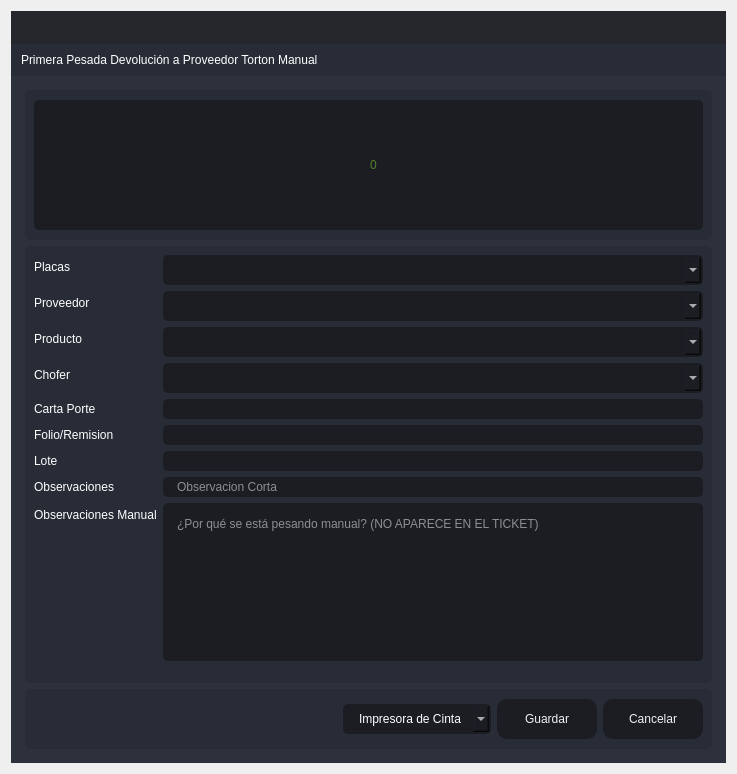
<?xml version="1.0" encoding="UTF-8"?>
<ui version="4.0">
 <class>PrimeraPDC</class>
 <widget class="QDialog" name="PrimeraPDC">
  <property name="windowModality">
   <enum>Qt::ApplicationModal</enum>
  </property>
  <property name="geometry">
   <rect>
    <x>0</x>
    <y>0</y>
    <width>737</width>
    <height>774</height>
   </rect>
  </property>
  <property name="minimumSize">
   <size>
    <width>737</width>
    <height>774</height>
   </size>
  </property>
  <property name="maximumSize">
   <size>
    <width>737</width>
    <height>774</height>
   </size>
  </property>
  <property name="windowTitle">
   <string>Primera Pesada Devolución a Proveedor Torton Manual</string>
  </property>
  <layout class="QVBoxLayout" name="verticalLayout_6">
   <item>
    <widget class="QFrame" name="frame_main">
     <property name="styleSheet">
      <string notr="true">/* LINE EDIT */
QLineEdit {
	background-color: rgb(27, 29, 35);
	border-radius: 5px;
	border: 2px solid rgb(27, 29, 35);
	padding-left: 10px;
}
QLineEdit:hover {
	border: 2px solid rgb(64, 71, 88);
}
QLineEdit:focus {
	border: 2px solid rgb(91, 101, 124);
}

/* SCROLL BARS */
QScrollBar:horizontal {
    border: none;
    background: rgb(52, 59, 72);
    height: 14px;
    margin: 0px 21px 0 21px;
	border-radius: 0px;
}
QScrollBar::handle:horizontal {
    background: rgb(85, 170, 255);
    min-width: 25px;
	border-radius: 7px
}
QScrollBar::add-line:horizontal {
    border: none;
    background: rgb(55, 63, 77);
    width: 20px;
	border-top-right-radius: 7px;
    border-bottom-right-radius: 7px;
    subcontrol-position: right;
    subcontrol-origin: margin;
}
QScrollBar::sub-line:horizontal {
    border: none;
    background: rgb(55, 63, 77);
    width: 20px;
	border-top-left-radius: 7px;
    border-bottom-left-radius: 7px;
    subcontrol-position: left;
    subcontrol-origin: margin;
}
QScrollBar::up-arrow:horizontal, QScrollBar::down-arrow:horizontal
{
     background: none;
}
QScrollBar::add-page:horizontal, QScrollBar::sub-page:horizontal
{
     background: none;
}
 QScrollBar:vertical {
	border: none;
    background: rgb(52, 59, 72);
    width: 14px;
    margin: 21px 0 21px 0;
	border-radius: 0px;
 }
 QScrollBar::handle:vertical {	
	background: rgb(85, 170, 255);
    min-height: 25px;
	border-radius: 7px
 }
 QScrollBar::add-line:vertical {
     border: none;
    background: rgb(55, 63, 77);
     height: 20px;
	border-bottom-left-radius: 7px;
    border-bottom-right-radius: 7px;
     subcontrol-position: bottom;
     subcontrol-origin: margin;
 }
 QScrollBar::sub-line:vertical {
	border: none;
    background: rgb(55, 63, 77);
     height: 20px;
	border-top-left-radius: 7px;
    border-top-right-radius: 7px;
     subcontrol-position: top;
     subcontrol-origin: margin;
 }
 QScrollBar::up-arrow:vertical, QScrollBar::down-arrow:vertical {
     background: none;
 }

 QScrollBar::add-page:vertical, QScrollBar::sub-page:vertical {
     background: none;
 }

/* CHECKBOX */
QCheckBox::indicator {
    border: 3px solid rgb(52, 59, 72);
	width: 15px;
	height: 15px;
	border-radius: 10px;
    background: rgb(44, 49, 60);
}
QCheckBox::indicator:hover {
    border: 3px solid rgb(58, 66, 81);
}
QCheckBox::indicator:checked {
    background: 3px solid rgb(52, 59, 72);
	border: 3px solid rgb(52, 59, 72);	
	background-image: url(:/16x16/icons/16x16/cil-check-alt.png);
}

/* RADIO BUTTON */
QRadioButton::indicator {
    border: 3px solid rgb(52, 59, 72);
	width: 15px;
	height: 15px;
	border-radius: 10px;
    background: rgb(44, 49, 60);
}
QRadioButton::indicator:hover {
    border: 3px solid rgb(58, 66, 81);
}
QRadioButton::indicator:checked {
    background: 3px solid rgb(94, 106, 130);
	border: 3px solid rgb(52, 59, 72);	
}

/* COMBOBOX */
QComboBox{
	background-color: rgb(27, 29, 35);
	border-radius: 5px;
	border: 2px solid rgb(27, 29, 35);
	padding: 5px;
	padding-left: 10px;
}
QComboBox:hover{
	border: 2px solid rgb(64, 71, 88);
}
QComboBox::drop-down {
	subcontrol-origin: padding;
	subcontrol-position: top right;
	width: 25px; 
	border-left-width: 3px;
	border-left-color: rgba(39, 44, 54, 150);
	border-left-style: solid;
	border-top-right-radius: 3px;
	border-bottom-right-radius: 3px;	
	background-image: url(:/16x16/icons/16x16/cil-arrow-bottom.png);
	background-position: center;
	background-repeat: no-reperat;
 }
QComboBox QAbstractItemView {
	color: rgb(85, 170, 255);	
	background-color: rgb(27, 29, 35);
	padding: 10px;
	selection-background-color: rgb(39, 44, 54);
}

/* SLIDERS */
QSlider::groove:horizontal {
    border-radius: 9px;
    height: 18px;
	margin: 0px;
	background-color: rgb(52, 59, 72);
}
QSlider::groove:horizontal:hover {
	background-color: rgb(55, 62, 76);
}
QSlider::handle:horizontal {
    background-color: rgb(85, 170, 255);
    border: none;
    height: 18px;
    width: 18px;
    margin: 0px;
	border-radius: 9px;
}
QSlider::handle:horizontal:hover {
    background-color: rgb(105, 180, 255);
}
QSlider::handle:horizontal:pressed {
    background-color: rgb(65, 130, 195);
}

QSlider::groove:vertical {
    border-radius: 9px;
    width: 18px;
    margin: 0px;
	background-color: rgb(52, 59, 72);
}
QSlider::groove:vertical:hover {
	background-color: rgb(55, 62, 76);
}
QSlider::handle:vertical {
    background-color: rgb(85, 170, 255);
	border: none;
    height: 18px;
    width: 18px;
    margin: 0px;
	border-radius: 9px;
}
QSlider::handle:vertical:hover {
    background-color: rgb(105, 180, 255);
}
QSlider::handle:vertical:pressed {
    background-color: rgb(65, 130, 195);
}

</string>
     </property>
     <property name="frameShape">
      <enum>QFrame::NoFrame</enum>
     </property>
     <property name="frameShadow">
      <enum>QFrame::Raised</enum>
     </property>
     <layout class="QVBoxLayout" name="verticalLayout">
      <property name="spacing">
       <number>0</number>
      </property>
      <property name="leftMargin">
       <number>0</number>
      </property>
      <property name="topMargin">
       <number>0</number>
      </property>
      <property name="rightMargin">
       <number>0</number>
      </property>
      <property name="bottomMargin">
       <number>0</number>
      </property>
      <item>
       <widget class="QFrame" name="frame_top">
        <property name="minimumSize">
         <size>
          <width>0</width>
          <height>65</height>
         </size>
        </property>
        <property name="maximumSize">
         <size>
          <width>16777215</width>
          <height>65</height>
         </size>
        </property>
        <property name="styleSheet">
         <string notr="true">background-color: transparent;</string>
        </property>
        <property name="frameShape">
         <enum>QFrame::NoFrame</enum>
        </property>
        <property name="frameShadow">
         <enum>QFrame::Raised</enum>
        </property>
        <layout class="QHBoxLayout" name="horizontalLayout_3">
         <property name="spacing">
          <number>0</number>
         </property>
         <property name="leftMargin">
          <number>0</number>
         </property>
         <property name="topMargin">
          <number>0</number>
         </property>
         <property name="rightMargin">
          <number>0</number>
         </property>
         <property name="bottomMargin">
          <number>0</number>
         </property>
         <item>
          <widget class="QFrame" name="frame_toggle">
           <property name="maximumSize">
            <size>
             <width>70</width>
             <height>16777215</height>
            </size>
           </property>
           <property name="styleSheet">
            <string notr="true">background-color: rgb(27, 29, 35);</string>
           </property>
           <property name="frameShape">
            <enum>QFrame::NoFrame</enum>
           </property>
           <property name="frameShadow">
            <enum>QFrame::Raised</enum>
           </property>
           <layout class="QVBoxLayout" name="verticalLayout_3">
            <property name="spacing">
             <number>0</number>
            </property>
            <property name="leftMargin">
             <number>0</number>
            </property>
            <property name="topMargin">
             <number>0</number>
            </property>
            <property name="rightMargin">
             <number>0</number>
            </property>
            <property name="bottomMargin">
             <number>0</number>
            </property>
           </layout>
          </widget>
         </item>
         <item>
          <widget class="QFrame" name="frame_top_right">
           <property name="styleSheet">
            <string notr="true">background: transparent;</string>
           </property>
           <property name="frameShape">
            <enum>QFrame::NoFrame</enum>
           </property>
           <property name="frameShadow">
            <enum>QFrame::Raised</enum>
           </property>
           <layout class="QVBoxLayout" name="verticalLayout_2">
            <property name="spacing">
             <number>0</number>
            </property>
            <property name="leftMargin">
             <number>0</number>
            </property>
            <property name="topMargin">
             <number>0</number>
            </property>
            <property name="rightMargin">
             <number>0</number>
            </property>
            <property name="bottomMargin">
             <number>0</number>
            </property>
            <item>
             <widget class="QFrame" name="frame_top_btns">
              <property name="maximumSize">
               <size>
                <width>16777215</width>
                <height>42</height>
               </size>
              </property>
              <property name="styleSheet">
               <string notr="true">background-color: rgba(27, 29, 35, 200)</string>
              </property>
              <property name="frameShape">
               <enum>QFrame::NoFrame</enum>
              </property>
              <property name="frameShadow">
               <enum>QFrame::Raised</enum>
              </property>
              <layout class="QHBoxLayout" name="horizontalLayout_4">
               <property name="spacing">
                <number>0</number>
               </property>
               <property name="leftMargin">
                <number>0</number>
               </property>
               <property name="topMargin">
                <number>0</number>
               </property>
               <property name="rightMargin">
                <number>0</number>
               </property>
               <property name="bottomMargin">
                <number>0</number>
               </property>
               <item>
                <widget class="QFrame" name="frame_label_top_btns">
                 <property name="sizePolicy">
                  <sizepolicy hsizetype="Expanding" vsizetype="Preferred">
                   <horstretch>0</horstretch>
                   <verstretch>0</verstretch>
                  </sizepolicy>
                 </property>
                 <property name="frameShape">
                  <enum>QFrame::NoFrame</enum>
                 </property>
                 <property name="frameShadow">
                  <enum>QFrame::Raised</enum>
                 </property>
                 <layout class="QHBoxLayout" name="horizontalLayout_10">
                  <property name="spacing">
                   <number>0</number>
                  </property>
                  <property name="leftMargin">
                   <number>5</number>
                  </property>
                  <property name="topMargin">
                   <number>0</number>
                  </property>
                  <property name="rightMargin">
                   <number>10</number>
                  </property>
                  <property name="bottomMargin">
                   <number>0</number>
                  </property>
                 </layout>
                </widget>
               </item>
               <item alignment="Qt::AlignRight">
                <widget class="QFrame" name="frame_btns_right">
                 <property name="sizePolicy">
                  <sizepolicy hsizetype="Expanding" vsizetype="Preferred">
                   <horstretch>0</horstretch>
                   <verstretch>0</verstretch>
                  </sizepolicy>
                 </property>
                 <property name="maximumSize">
                  <size>
                   <width>120</width>
                   <height>16777215</height>
                  </size>
                 </property>
                 <property name="frameShape">
                  <enum>QFrame::NoFrame</enum>
                 </property>
                 <property name="frameShadow">
                  <enum>QFrame::Raised</enum>
                 </property>
                 <layout class="QHBoxLayout" name="horizontalLayout_5">
                  <property name="spacing">
                   <number>0</number>
                  </property>
                  <property name="leftMargin">
                   <number>0</number>
                  </property>
                  <property name="topMargin">
                   <number>0</number>
                  </property>
                  <property name="rightMargin">
                   <number>0</number>
                  </property>
                  <property name="bottomMargin">
                   <number>0</number>
                  </property>
                 </layout>
                </widget>
               </item>
              </layout>
             </widget>
            </item>
            <item>
             <widget class="QFrame" name="frame_top_info">
              <property name="maximumSize">
               <size>
                <width>16777215</width>
                <height>65</height>
               </size>
              </property>
              <property name="styleSheet">
               <string notr="true">background-color: rgb(39, 44, 54);</string>
              </property>
              <property name="frameShape">
               <enum>QFrame::NoFrame</enum>
              </property>
              <property name="frameShadow">
               <enum>QFrame::Raised</enum>
              </property>
              <layout class="QHBoxLayout" name="horizontalLayout_8">
               <property name="spacing">
                <number>0</number>
               </property>
               <property name="leftMargin">
                <number>10</number>
               </property>
               <property name="topMargin">
                <number>0</number>
               </property>
               <property name="rightMargin">
                <number>10</number>
               </property>
               <property name="bottomMargin">
                <number>0</number>
               </property>
               <item>
                <widget class="QLabel" name="label">
                 <property name="styleSheet">
                  <string notr="true">font: 75 16pt &quot;MS Shell Dlg 2&quot;;
color: rgb(255, 255, 255);</string>
                 </property>
                 <property name="text">
                  <string>Primera Pesada Devolución a Proveedor Torton Manual</string>
                 </property>
                </widget>
               </item>
              </layout>
             </widget>
            </item>
           </layout>
          </widget>
         </item>
        </layout>
       </widget>
      </item>
      <item>
       <widget class="QFrame" name="frame_center">
        <property name="sizePolicy">
         <sizepolicy hsizetype="Expanding" vsizetype="Expanding">
          <horstretch>0</horstretch>
          <verstretch>0</verstretch>
         </sizepolicy>
        </property>
        <property name="styleSheet">
         <string notr="true">background-color: rgb(40, 44, 52);</string>
        </property>
        <property name="frameShape">
         <enum>QFrame::NoFrame</enum>
        </property>
        <property name="frameShadow">
         <enum>QFrame::Raised</enum>
        </property>
        <layout class="QHBoxLayout" name="horizontalLayout_2">
         <property name="spacing">
          <number>0</number>
         </property>
         <property name="leftMargin">
          <number>0</number>
         </property>
         <property name="topMargin">
          <number>0</number>
         </property>
         <property name="rightMargin">
          <number>0</number>
         </property>
         <property name="bottomMargin">
          <number>0</number>
         </property>
         <item>
          <widget class="QFrame" name="frame_content_right">
           <property name="styleSheet">
            <string notr="true">background-color: rgb(44, 49, 60);</string>
           </property>
           <property name="frameShape">
            <enum>QFrame::NoFrame</enum>
           </property>
           <property name="frameShadow">
            <enum>QFrame::Raised</enum>
           </property>
           <layout class="QVBoxLayout" name="verticalLayout_4">
            <property name="spacing">
             <number>0</number>
            </property>
            <property name="leftMargin">
             <number>0</number>
            </property>
            <property name="topMargin">
             <number>0</number>
            </property>
            <property name="rightMargin">
             <number>0</number>
            </property>
            <property name="bottomMargin">
             <number>0</number>
            </property>
            <item>
             <widget class="QFrame" name="frame_content">
              <property name="frameShape">
               <enum>QFrame::NoFrame</enum>
              </property>
              <property name="frameShadow">
               <enum>QFrame::Raised</enum>
              </property>
              <layout class="QVBoxLayout" name="verticalLayout_9">
               <property name="spacing">
                <number>0</number>
               </property>
               <property name="leftMargin">
                <number>5</number>
               </property>
               <property name="topMargin">
                <number>5</number>
               </property>
               <property name="rightMargin">
                <number>5</number>
               </property>
               <property name="bottomMargin">
                <number>5</number>
               </property>
               <item>
                <widget class="QStackedWidget" name="stackedWidget">
                 <property name="styleSheet">
                  <string notr="true">background: transparent;</string>
                 </property>
                 <property name="currentIndex">
                  <number>0</number>
                 </property>
                 <widget class="QWidget" name="page_home">
                  <layout class="QVBoxLayout" name="verticalLayout_10">
                   <item>
                    <widget class="QFrame" name="frame_3">
                     <property name="minimumSize">
                      <size>
                       <width>0</width>
                       <height>150</height>
                      </size>
                     </property>
                     <property name="maximumSize">
                      <size>
                       <width>16777215</width>
                       <height>150</height>
                      </size>
                     </property>
                     <property name="styleSheet">
                      <string notr="true">background-color: rgb(39, 44, 54);
border-radius: 5px;</string>
                     </property>
                     <property name="frameShape">
                      <enum>QFrame::StyledPanel</enum>
                     </property>
                     <property name="frameShadow">
                      <enum>QFrame::Raised</enum>
                     </property>
                     <layout class="QVBoxLayout" name="verticalLayout_11">
                      <item>
                       <layout class="QVBoxLayout" name="verticalLayout_8">
                        <item>
                         <widget class="QLineEdit" name="Peso">
                          <property name="minimumSize">
                           <size>
                            <width>0</width>
                            <height>130</height>
                           </size>
                          </property>
                          <property name="maximumSize">
                           <size>
                            <width>16777215</width>
                            <height>130</height>
                           </size>
                          </property>
                          <property name="styleSheet">
                           <string notr="true">QLineEdit {
	background-color: rgb(27, 29, 35);
	border-radius: 5px;
	border: 2px solid rgb(27, 29, 35);
	padding-left: 10px;
	font: 75 80pt &quot;MS Shell Dlg 2&quot;;	
	color: rgb(138, 226, 52);
}
QLineEdit:hover {
	border: 2px solid rgb(64, 71, 88);
}
QLineEdit:focus {
	border: 2px solid rgb(91, 101, 124);
}</string>
                          </property>
                          <property name="alignment">
                           <set>Qt::AlignCenter</set>
                          </property>
                          <property name="placeholderText">
                           <string>0</string>
                          </property>
                         </widget>
                        </item>
                       </layout>
                      </item>
                     </layout>
                    </widget>
                   </item>
                   <item>
                    <widget class="QFrame" name="frame">
                     <property name="styleSheet">
                      <string notr="true">background-color: rgb(39, 44, 54);
border-radius: 5px;</string>
                     </property>
                     <property name="frameShape">
                      <enum>QFrame::StyledPanel</enum>
                     </property>
                     <property name="frameShadow">
                      <enum>QFrame::Raised</enum>
                     </property>
                     <layout class="QVBoxLayout" name="verticalLayout_5">
                      <item>
                       <layout class="QVBoxLayout" name="verticalLayout_12">
                        <item>
                         <layout class="QFormLayout" name="formLayout">
                          <item row="0" column="0">
                           <widget class="QLabel" name="label_2">
                            <property name="styleSheet">
                             <string notr="true">color: rgb(255, 255, 255);
font: 75 12pt &quot;MS Shell Dlg 2&quot;;</string>
                            </property>
                            <property name="text">
                             <string>Placas</string>
                            </property>
                           </widget>
                          </item>
                          <item row="0" column="1">
                           <widget class="QComboBox" name="comboBox_placas">
                            <property name="styleSheet">
                             <string notr="true">QComboBox{
	background-color: rgb(27, 29, 35);
	border-radius: 5px;
	border: 2px solid rgb(27, 29, 35);
	padding: 5px;
	padding-left: 14px;
	color: rgb(255, 255, 255);
    font: 75 12pt &quot;MS Shell Dlg 2&quot;;
}
QComboBox:hover{
	border: 2px solid rgb(64, 71, 88);
}
QComboBox QAbstractItemView {
	color: rgb(85, 170, 255);	
	background-color: rgb(27, 29, 35);
	padding: 10px;
	selection-background-color: rgb(39, 44, 54);
}</string>
                            </property>
                           </widget>
                          </item>
                          <item row="1" column="0">
                           <widget class="QLabel" name="label_3">
                            <property name="styleSheet">
                             <string notr="true">color: rgb(255, 255, 255);
font: 75 12pt &quot;MS Shell Dlg 2&quot;;</string>
                            </property>
                            <property name="text">
                             <string>Proveedor</string>
                            </property>
                           </widget>
                          </item>
                          <item row="1" column="1">
                           <widget class="QComboBox" name="comboBox_proveedor">
                            <property name="styleSheet">
                             <string notr="true">QComboBox{
	background-color: rgb(27, 29, 35);
	border-radius: 5px;
	border: 2px solid rgb(27, 29, 35);
	padding: 5px;
	padding-left: 14px;
	color: rgb(255, 255, 255);
    font: 75 12pt &quot;MS Shell Dlg 2&quot;;
}
QComboBox:hover{
	border: 2px solid rgb(64, 71, 88);
}
QComboBox QAbstractItemView {
	color: rgb(85, 170, 255);	
	background-color: rgb(27, 29, 35);
	padding: 10px;
	selection-background-color: rgb(39, 44, 54);
}</string>
                            </property>
                           </widget>
                          </item>
                          <item row="2" column="0">
                           <widget class="QLabel" name="label_5">
                            <property name="styleSheet">
                             <string notr="true">color: rgb(255, 255, 255);
font: 75 12pt &quot;MS Shell Dlg 2&quot;;</string>
                            </property>
                            <property name="text">
                             <string>Producto</string>
                            </property>
                           </widget>
                          </item>
                          <item row="2" column="1">
                           <widget class="QComboBox" name="comboBox_productos">
                            <property name="styleSheet">
                             <string notr="true">QComboBox{
	background-color: rgb(27, 29, 35);
	border-radius: 5px;
	border: 2px solid rgb(27, 29, 35);
	padding: 5px;
	padding-left: 14px;
	color: rgb(255, 255, 255);
    font: 75 12pt &quot;MS Shell Dlg 2&quot;;
}
QComboBox:hover{
	border: 2px solid rgb(64, 71, 88);
}
QComboBox QAbstractItemView {
	color: rgb(85, 170, 255);	
	background-color: rgb(27, 29, 35);
	padding: 10px;
	selection-background-color: rgb(39, 44, 54);
}</string>
                            </property>
                           </widget>
                          </item>
                          <item row="3" column="0">
                           <widget class="QLabel" name="label_6">
                            <property name="styleSheet">
                             <string notr="true">color: rgb(255, 255, 255);
font: 75 12pt &quot;MS Shell Dlg 2&quot;;</string>
                            </property>
                            <property name="text">
                             <string>Chofer</string>
                            </property>
                           </widget>
                          </item>
                          <item row="3" column="1">
                           <widget class="QComboBox" name="comboBox_operador">
                            <property name="styleSheet">
                             <string notr="true">QComboBox{
	background-color: rgb(27, 29, 35);
	border-radius: 5px;
	border: 2px solid rgb(27, 29, 35);
	padding: 5px;
	padding-left: 14px;
	color: rgb(255, 255, 255);
    font: 75 12pt &quot;MS Shell Dlg 2&quot;;
}
QComboBox:hover{
	border: 2px solid rgb(64, 71, 88);
}
QComboBox QAbstractItemView {
	color: rgb(85, 170, 255);	
	background-color: rgb(27, 29, 35);
	padding: 10px;
	selection-background-color: rgb(39, 44, 54);
}</string>
                            </property>
                           </widget>
                          </item>
                          <item row="4" column="0">
                           <widget class="QLabel" name="label_4">
                            <property name="styleSheet">
                             <string notr="true">color: rgb(255, 255, 255);
font: 75 12pt &quot;MS Shell Dlg 2&quot;;</string>
                            </property>
                            <property name="text">
                             <string>Carta Porte</string>
                            </property>
                           </widget>
                          </item>
                          <item row="4" column="1">
                           <widget class="QLineEdit" name="cartaporte">
                            <property name="styleSheet">
                             <string notr="true">QLineEdit {
	background-color: rgb(27, 29, 35);
	border-radius: 5px;
	border: 2px solid rgb(27, 29, 35);
	padding-left: 10px;
	font: 75 12pt &quot;MS Shell Dlg 2&quot;;
	color: rgb(255, 255, 255);
}
QLineEdit:hover {
	border: 2px solid rgb(64, 71, 88);
}
QLineEdit:focus {
	border: 2px solid rgb(91, 101, 124);
}</string>
                            </property>
                           </widget>
                          </item>
                          <item row="5" column="0">
                           <widget class="QLabel" name="label_8">
                            <property name="styleSheet">
                             <string notr="true">color: rgb(255, 255, 255);
font: 75 12pt &quot;MS Shell Dlg 2&quot;;</string>
                            </property>
                            <property name="text">
                             <string>Folio/Remision</string>
                            </property>
                           </widget>
                          </item>
                          <item row="5" column="1">
                           <widget class="QLineEdit" name="folio">
                            <property name="styleSheet">
                             <string notr="true">QLineEdit {
	background-color: rgb(27, 29, 35);
	border-radius: 5px;
	border: 2px solid rgb(27, 29, 35);
	padding-left: 10px;
	font: 75 12pt &quot;MS Shell Dlg 2&quot;;
	color: rgb(255, 255, 255);
}
QLineEdit:hover {
	border: 2px solid rgb(64, 71, 88);
}
QLineEdit:focus {
	border: 2px solid rgb(91, 101, 124);
}</string>
                            </property>
                           </widget>
                          </item>
                          <item row="6" column="0">
                           <widget class="QLabel" name="label_9">
                            <property name="styleSheet">
                             <string notr="true">color: rgb(255, 255, 255);
font: 75 12pt &quot;MS Shell Dlg 2&quot;;</string>
                            </property>
                            <property name="text">
                             <string>Lote</string>
                            </property>
                           </widget>
                          </item>
                          <item row="6" column="1">
                           <widget class="QLineEdit" name="lote">
                            <property name="styleSheet">
                             <string notr="true">QLineEdit {
	background-color: rgb(27, 29, 35);
	border-radius: 5px;
	border: 2px solid rgb(27, 29, 35);
	padding-left: 10px;
	font: 75 12pt &quot;MS Shell Dlg 2&quot;;
	color: rgb(255, 255, 255);
}
QLineEdit:hover {
	border: 2px solid rgb(64, 71, 88);
}
QLineEdit:focus {
	border: 2px solid rgb(91, 101, 124);
}</string>
                            </property>
                           </widget>
                          </item>
                          <item row="7" column="0">
                           <widget class="QLabel" name="label_7">
                            <property name="styleSheet">
                             <string notr="true">color: rgb(255, 255, 255);
font: 75 12pt &quot;MS Shell Dlg 2&quot;;</string>
                            </property>
                            <property name="text">
                             <string>Observaciones</string>
                            </property>
                           </widget>
                          </item>
                          <item row="9" column="0">
                           <widget class="Line" name="line">
                            <property name="orientation">
                             <enum>Qt::Horizontal</enum>
                            </property>
                           </widget>
                          </item>
                          <item row="9" column="1">
                           <spacer name="verticalSpacer">
                            <property name="orientation">
                             <enum>Qt::Vertical</enum>
                            </property>
                            <property name="sizeHint" stdset="0">
                             <size>
                              <width>20</width>
                              <height>40</height>
                             </size>
                            </property>
                           </spacer>
                          </item>
                          <item row="8" column="0">
                           <widget class="QLabel" name="label_10">
                            <property name="styleSheet">
                             <string notr="true">color: rgb(255, 255, 255);
font: 75 12pt &quot;MS Shell Dlg 2&quot;;</string>
                            </property>
                            <property name="text">
                             <string>Observaciones Manual</string>
                            </property>
                           </widget>
                          </item>
                          <item row="8" column="1">
                           <widget class="QPlainTextEdit" name="Observaciones_Manual">
                            <property name="styleSheet">
                             <string notr="true">QPlainTextEdit {
	background-color: rgb(27, 29, 35);
	border-radius: 5px;
	padding: 10px;
    color: rgb(255, 255, 255);
	font: 75 12pt &quot;MS Shell Dlg 2&quot;;
}
QPlainTextEdit:hover {
	border: 2px solid rgb(64, 71, 88);
}
QPlainTextEdit:focus {
	border: 2px solid rgb(91, 101, 124);
}</string>
                            </property>
                            <property name="placeholderText">
                             <string>¿Por qué se está pesando manual? (NO APARECE EN EL TICKET)</string>
                            </property>
                           </widget>
                          </item>
                          <item row="7" column="1">
                           <widget class="QLineEdit" name="observaciones">
                            <property name="styleSheet">
                             <string notr="true">QLineEdit {
	background-color: rgb(27, 29, 35);
	border-radius: 5px;
	border: 2px solid rgb(27, 29, 35);
	padding-left: 10px;
	font: 75 12pt &quot;MS Shell Dlg 2&quot;;
	color: rgb(255, 255, 255);
}
QLineEdit:hover {
	border: 2px solid rgb(64, 71, 88);
}
QLineEdit:focus {
	border: 2px solid rgb(91, 101, 124);
}</string>
                            </property>
                            <property name="maxLength">
                             <number>125</number>
                            </property>
                            <property name="placeholderText">
                             <string>Observacion Corta</string>
                            </property>
                           </widget>
                          </item>
                         </layout>
                        </item>
                       </layout>
                      </item>
                     </layout>
                    </widget>
                   </item>
                   <item>
                    <widget class="QFrame" name="frame_2">
                     <property name="minimumSize">
                      <size>
                       <width>0</width>
                       <height>60</height>
                      </size>
                     </property>
                     <property name="maximumSize">
                      <size>
                       <width>16777215</width>
                       <height>60</height>
                      </size>
                     </property>
                     <property name="styleSheet">
                      <string notr="true">background-color: rgb(39, 44, 54);
border-radius: 5px;</string>
                     </property>
                     <property name="frameShape">
                      <enum>QFrame::StyledPanel</enum>
                     </property>
                     <property name="frameShadow">
                      <enum>QFrame::Raised</enum>
                     </property>
                     <layout class="QHBoxLayout" name="horizontalLayout_9">
                      <item>
                       <layout class="QGridLayout" name="gridLayout">
                        <item row="0" column="0">
                         <spacer name="horizontalSpacer">
                          <property name="orientation">
                           <enum>Qt::Horizontal</enum>
                          </property>
                          <property name="sizeHint" stdset="0">
                           <size>
                            <width>40</width>
                            <height>20</height>
                           </size>
                          </property>
                         </spacer>
                        </item>
                        <item row="0" column="2">
                         <widget class="QPushButton" name="btn_guardar">
                          <property name="minimumSize">
                           <size>
                            <width>100</width>
                            <height>40</height>
                           </size>
                          </property>
                          <property name="styleSheet">
                           <string notr="true">QPushButton {
	border-color: rgb(27, 29, 35);
	font: 75 10pt &quot;MS Shell Dlg 2&quot;;
	color: rgb(240, 240, 240);
	background-color: rgb(27, 29, 35);
	border: 0px solid;
	border-radius: 10px;	
}
QPushButton:hover {
	background-color:rgb(44, 49, 60);
	border-color: rgb(27, 29, 35);
	border: 2px solid;
}</string>
                          </property>
                          <property name="text">
                           <string>Guardar</string>
                          </property>
                         </widget>
                        </item>
                        <item row="0" column="3">
                         <widget class="QPushButton" name="btnr">
                          <property name="minimumSize">
                           <size>
                            <width>100</width>
                            <height>40</height>
                           </size>
                          </property>
                          <property name="styleSheet">
                           <string notr="true">QPushButton {
	border-color: rgb(27, 29, 35);
	font: 75 10pt &quot;MS Shell Dlg 2&quot;;
	color: rgb(240, 240, 240);
	background-color: rgb(27, 29, 35);
	border: 0px solid;
	border-radius: 10px;	
}
QPushButton:hover {
	background-color:rgb(44, 49, 60);
	border-color: rgb(27, 29, 35);
	border: 2px solid;
}</string>
                          </property>
                          <property name="text">
                           <string>Cancelar</string>
                          </property>
                         </widget>
                        </item>
                        <item row="0" column="1">
                         <widget class="QComboBox" name="comboBox_impresora">
                          <property name="styleSheet">
                           <string notr="true">QComboBox{
	background-color: rgb(27, 29, 35);
	border-radius: 5px;
	border: 2px solid rgb(27, 29, 35);
	padding: 5px;
	padding-left: 14px;
	color: rgb(255, 255, 255);
    font: 75 12pt &quot;MS Shell Dlg 2&quot;;
}
QComboBox:hover{
	border: 2px solid rgb(64, 71, 88);
}
QComboBox QAbstractItemView {
	color: rgb(85, 170, 255);	
	background-color: rgb(27, 29, 35);
	padding: 10px;
	selection-background-color: rgb(39, 44, 54);
}</string>
                          </property>
                          <item>
                           <property name="text">
                            <string>Impresora de Cinta</string>
                           </property>
                          </item>
                          <item>
                           <property name="text">
                            <string>Impresora Windows</string>
                           </property>
                          </item>
                         </widget>
                        </item>
                       </layout>
                      </item>
                     </layout>
                    </widget>
                   </item>
                  </layout>
                 </widget>
                </widget>
               </item>
              </layout>
             </widget>
            </item>
           </layout>
          </widget>
         </item>
        </layout>
       </widget>
      </item>
     </layout>
    </widget>
   </item>
  </layout>
 </widget>
 <tabstops>
  <tabstop>Peso</tabstop>
  <tabstop>comboBox_placas</tabstop>
  <tabstop>comboBox_proveedor</tabstop>
  <tabstop>comboBox_productos</tabstop>
  <tabstop>comboBox_operador</tabstop>
  <tabstop>cartaporte</tabstop>
  <tabstop>folio</tabstop>
  <tabstop>lote</tabstop>
  <tabstop>observaciones</tabstop>
  <tabstop>Observaciones_Manual</tabstop>
  <tabstop>btn_guardar</tabstop>
  <tabstop>btnr</tabstop>
 </tabstops>
 <resources/>
 <connections/>
</ui>
